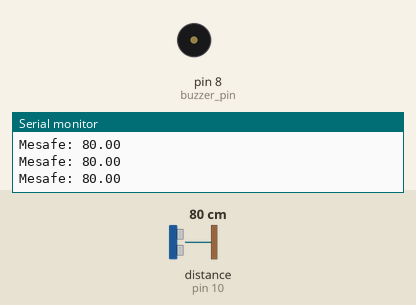
Recording of a sketch running on a simulated Arduino Nano, built with avr-gcc and run on an emulated ATmega328P. On the bench: buzzer (waves = sounding), the last lines printed to the serial monitor. The test bench sets the inputs (shaded band); at power-on: distance to the obstacle (sensor on pin 10) 80 cm. The echo pulse lasts 58.3 µs per cm.

Above: at 1.2 s.
1.3 s: distance to the obstacle (sensor on pin 10) set to 4 cm
4.3 s: distance to the obstacle (sensor on pin 10) set to 2 cm
At 5.2 s:
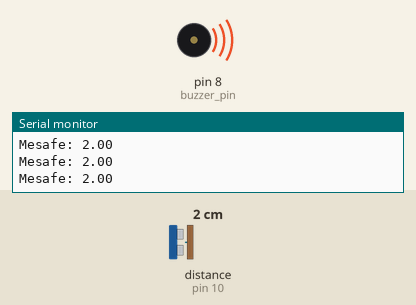
7.3 s: distance to the obstacle (sensor on pin 10) set to 9 cm
At 7.52 s:
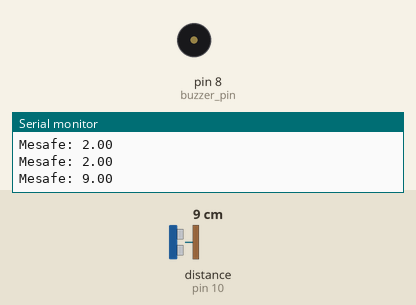
Timing chart, 0 to 16.3 s (numbered marks = the images above; inputs shaded):
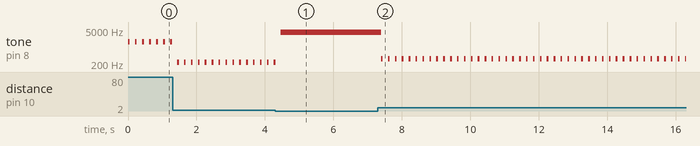

Measured:
- the behaviour switches between 3 and 2 cm on distance to the obstacle (sensor on pin 10) (found by bisection; images 0 and 1)
- after the input at 7.3 s, tone on pin 8 (buzzer_pin): alternates 328 Hz for 0.05 s and silent for 0.15 s, starting after 0.10 s

The sketch:

Ders_8_Buzzer_HCSR04_map.ino
```cpp
/*
Bu kodlar açık kaynak paylaşım olarak github "acetinkaya" alanında paylaşımı yapılmıştır.

BTP222 Robotik dersi içerisinde anlatımı yapılan bu kodlar ve içerikler Öğr. Gör. Ali ÇETİNKAYA tarafından oluşturulmuştur.

Github alanından;
watch - ilgili projenin proje takibi bildirimi,
star - yıldız ile beğenme bildirimi ve
fork - kendi hesabınıza kopyalama işlemleriyle paylaşımlarıma destek verebilirsiniz.

Bilgi paylaşıldıkça çoğalır ve gelişir. İyi çalışmalar dilerim.

Öğr. Gör. Ali ÇETİNKAYA İstanbul, 2024

Dersin Kaynak Adresleri:
https://github.com/acetinkaya/robotik-arduino-uygulamalari
https://alicetinkaya.site/ders-robotik
https://avesis.gelisim.edu.tr/alcetinkaya
https://scholar.google.com.tr/citations?hl=tr&user=XSEW-NcAAAAJ

---------------------------------------------------------------------------------------------
Kodun açıklaması:

HCSR04 sensöründen gelen mesafe bilgisine dayanarak, belirlenen güvenli mesafe değeri
ve altında bir mesafe degerinde ölcüm durumunda buzzer çalışıyor.

Kodun açıklaması:
HC-SR04 ultrasonik mesafe sensörünün kütüphaneli okuma işlemidir.

Bu işlem için Tools->Library Manager->HCSR04 ara-> "HCSR04 by Martin Sosic" bilgisini içeren
kütüphaneyi install ile kurulumunu yaparız. Kurulum yapıldıktan sonra File-> Examples -> HCSR04-> simple
çalıştırılarak aşağıdaki kodlar gelmektedir. Aşağıdaki kodlarda;

Arduino Nano üzerinde dijital pin bölümünde 9. ve 10. pinlere bağlı
ultrasonik mesafe sensörü ile ölçüm alıp, seri port üzerinden mesafenin basılmasıdır.

Arduino park sensörü sistemidir. Ultrasonik sensörden gelen mesafeye göre buzzerin çalıştırılma durumudur.

*/

#include <HCSR04.h>

UltraSonicDistanceSensor distanceSensor(9, 10);  // Trig, Echo

const int buzzer_pin = 8;

void setup() {
  pinMode(buzzer_pin, OUTPUT);
  Serial.begin(9600);
}

void loop() {
  float mesafe = distanceSensor.measureDistanceCm();

  Serial.print("Mesafe: ");
  Serial.println(mesafe);

  if (mesafe > 2 && mesafe <= 100) {
    // Mesafeyi 10cm-100cm arası 200Hz-2000Hz'e dönüştürelim (ters orantılı)
    int frekans = map((int)mesafe, 2, 100, 200, 2000);
    tone(buzzer_pin, frekans);
    delay(50); // bip süresi
    noTone(buzzer_pin);
    delay(50); // bipler arası boşluk
  }
  else if (mesafe <= 2) {
    // Çok yakınsa kesintisiz alarm
    tone(buzzer_pin, 4000);
  }
  else {
    // 100 cm'den uzaktaysa sessiz
    noTone(buzzer_pin);
  }

  delay(100);
}
```
